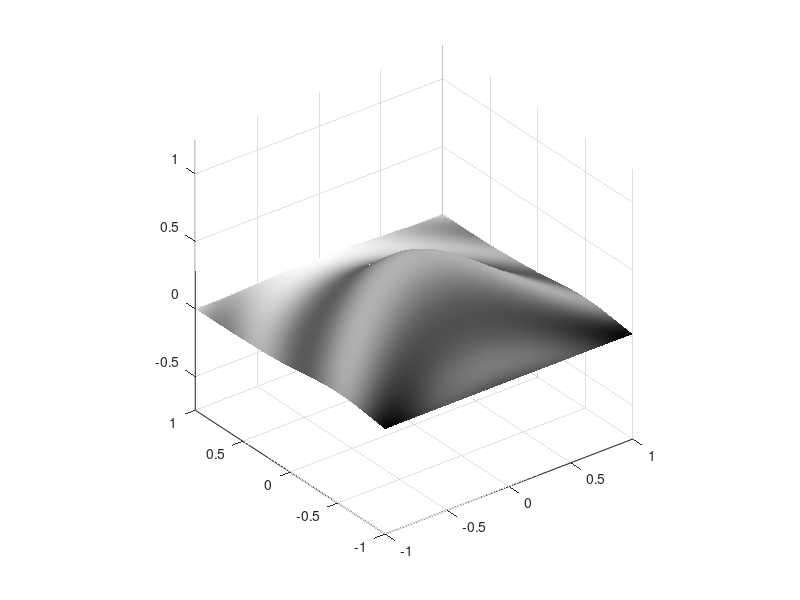

Here is the MATLAB script that generated this plot:
%% Projective invariant for different views of a 3D object
% This one should be interesting. We know that if you take two different
% perspective camera views of a plane, that the resulting images are mapped
% by a homography/projective transformation.
%
% However, because a smooth 3D object has a tangent plane, we feel that our
% projective invariant signature should actually work for views of any
% smooth 3D object with different views.
%
% The approach I'll take is to do this completely programmatically. I'll
% take a perspective view of a 3D object (chosen to avoid any occlusion)
% that has been somewhat randomly coloured, and then compute the signature
% of the thing. 

%% Setting up the object
% We'll define the object to live in 3D space, somewhat on the x/y plane.
% We'll take views of it from positive z, and different x, y coordinates.
% May as well use our 3D object from our example
%
x = linspace(-1, 1, 1000);
y = linspace(-1, 1, 1000);
[X, Y] = meshgrid(x, y);
Z = 0.5*exp(-2*X.^2 - 4.*sin((Y + 0.5*X.^2)).^2);
C = 0.5*(1 + cos(4*X.^2 + 7*Y)) + Y.^3;
surf(X, Y, Z, C, 'edgecolor', 'none');
colormap(gray(1024768))
axis equal
set(gca, 'projection', 'perspective')